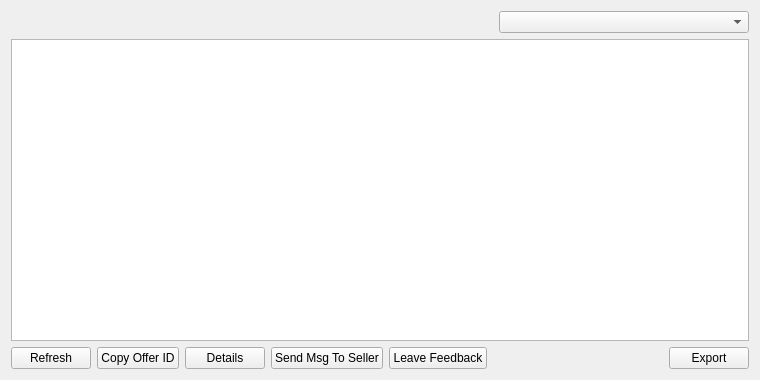
<?xml version="1.0" encoding="UTF-8"?>
<ui version="4.0">
 <class>AcceptedOfferListPage</class>
 <widget class="QWidget" name="AcceptedOfferListPage">
  <property name="geometry">
   <rect>
    <x>0</x>
    <y>0</y>
    <width>760</width>
    <height>380</height>
   </rect>
  </property>
  <property name="windowTitle">
   <string>Accepted Offers</string>
  </property>
  <layout class="QVBoxLayout" name="verticalLayout">
   <item>
    <layout class="QHBoxLayout" name="horizontalLayout_2">
     <item>
      <widget class="QLabel" name="labelExplanation">
       <property name="textFormat">
        <enum>Qt::PlainText</enum>
       </property>
       <property name="wordWrap">
        <bool>true</bool>
       </property>
      </widget>
     </item>
     <item>
      <widget class="QComboBox" name="displayListAlias">
       <property name="maximumSize">
        <size>
         <width>250</width>
         <height>16777215</height>
        </size>
       </property>
      </widget>
     </item>
    </layout>
   </item>
   <item>
    <widget class="QTableView" name="tableView">
     <property name="contextMenuPolicy">
      <enum>Qt::CustomContextMenu</enum>
     </property>
     <property name="toolTip">
      <string/>
     </property>
     <property name="tabKeyNavigation">
      <bool>false</bool>
     </property>
     <property name="alternatingRowColors">
      <bool>true</bool>
     </property>
     <property name="selectionMode">
      <enum>QAbstractItemView::SingleSelection</enum>
     </property>
     <property name="selectionBehavior">
      <enum>QAbstractItemView::SelectRows</enum>
     </property>
     <property name="sortingEnabled">
      <bool>true</bool>
     </property>
     <attribute name="verticalHeaderVisible">
      <bool>false</bool>
     </attribute>
    </widget>
   </item>
   <item>
    <layout class="QHBoxLayout" name="horizontalLayout">
     <item>
      <widget class="QPushButton" name="refreshButton">
       <property name="maximumSize">
        <size>
         <width>16777215</width>
         <height>48</height>
        </size>
       </property>
       <property name="toolTip">
        <string>Refresh accepted offer list</string>
       </property>
       <property name="text">
        <string>Refresh</string>
       </property>
      </widget>
     </item>
     <item>
      <widget class="QPushButton" name="copyOffer">
       <property name="toolTip">
        <string>Copy the currently selected offer to the system clipboard</string>
       </property>
       <property name="text">
        <string>Copy Offer ID</string>
       </property>
      </widget>
     </item>
     <item>
      <widget class="QPushButton" name="detailButton">
       <property name="toolTip">
        <string>Details of the selected accepted offer</string>
       </property>
       <property name="text">
        <string>Details</string>
       </property>
      </widget>
     </item>
     <item>
      <widget class="QPushButton" name="messageButton">
       <property name="toolTip">
        <string>Send message to the seller</string>
       </property>
       <property name="text">
        <string>Send Msg To Seller</string>
       </property>
      </widget>
     </item>
     <item>
      <widget class="QPushButton" name="feedbackButton">
       <property name="text">
        <string>Leave Feedback</string>
       </property>
      </widget>
     </item>
     <item>
      <spacer name="horizontalSpacer">
       <property name="orientation">
        <enum>Qt::Horizontal</enum>
       </property>
       <property name="sizeHint" stdset="0">
        <size>
         <width>40</width>
         <height>20</height>
        </size>
       </property>
      </spacer>
     </item>
     <item>
      <widget class="QPushButton" name="exportButton">
       <property name="toolTip">
        <string>Export the data in the current tab to a file</string>
       </property>
       <property name="text">
        <string>Export</string>
       </property>
      </widget>
     </item>
    </layout>
   </item>
  </layout>
 </widget>
 <resources>
  <include location="../gtacoin.qrc"/>
 </resources>
 <connections/>
</ui>
